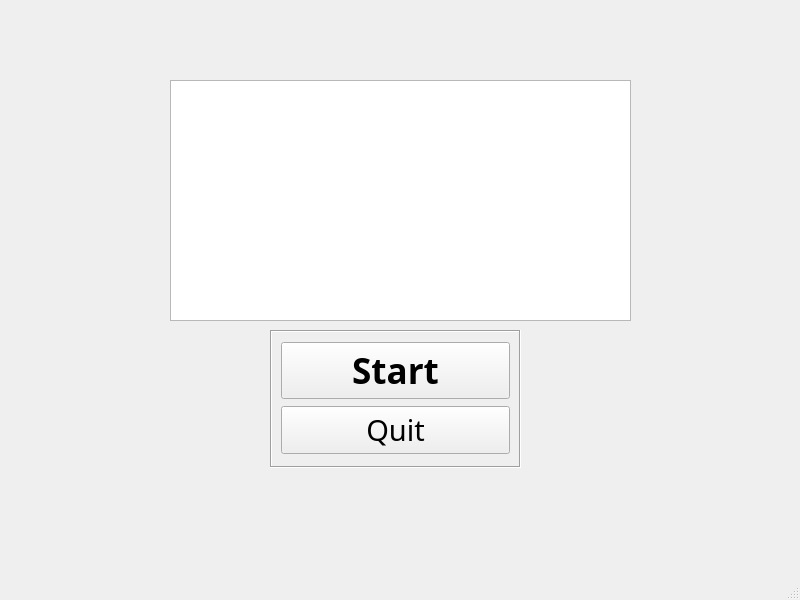
<?xml version="1.0" encoding="UTF-8"?>
<ui version="4.0">
 <class>MainWindow</class>
 <widget class="QMainWindow" name="MainWindow">
  <property name="geometry">
   <rect>
    <x>0</x>
    <y>0</y>
    <width>800</width>
    <height>600</height>
   </rect>
  </property>
  <property name="windowTitle">
   <string>MainWindow</string>
  </property>
  <widget class="QWidget" name="centralwidget">
   <widget class="QWidget" name="verticalLayoutWidget">
    <property name="geometry">
     <rect>
      <x>270</x>
      <y>330</y>
      <width>251</width>
      <height>138</height>
     </rect>
    </property>
    <layout class="QVBoxLayout" name="verticalLayout">
     <item>
      <widget class="QFrame" name="ButtonHolder">
       <property name="autoFillBackground">
        <bool>false</bool>
       </property>
       <property name="frameShape">
        <enum>QFrame::Box</enum>
       </property>
       <property name="frameShadow">
        <enum>QFrame::Sunken</enum>
       </property>
       <layout class="QVBoxLayout" name="verticalLayout_2">
        <item>
         <widget class="QPushButton" name="StartButton">
          <property name="font">
           <font>
            <family>Yu Gothic UI Semibold</family>
            <pointsize>26</pointsize>
            <weight>75</weight>
            <bold>true</bold>
           </font>
          </property>
          <property name="text">
           <string>Start</string>
          </property>
          <property name="iconSize">
           <size>
            <width>27</width>
            <height>27</height>
           </size>
          </property>
         </widget>
        </item>
        <item>
         <widget class="QPushButton" name="QuitButton">
          <property name="font">
           <font>
            <family>Yu Gothic UI Light</family>
            <pointsize>22</pointsize>
            <weight>50</weight>
            <bold>false</bold>
           </font>
          </property>
          <property name="text">
           <string>Quit</string>
          </property>
          <property name="iconSize">
           <size>
            <width>25</width>
            <height>25</height>
           </size>
          </property>
          <property name="checkable">
           <bool>false</bool>
          </property>
         </widget>
        </item>
       </layout>
      </widget>
     </item>
    </layout>
   </widget>
   <widget class="QWidget" name="ImageHolder" native="true">
    <property name="geometry">
     <rect>
      <x>170</x>
      <y>80</y>
      <width>461</width>
      <height>241</height>
     </rect>
    </property>
    <layout class="QVBoxLayout" name="verticalLayout_3">
     <item>
      <widget class="QGraphicsView" name="graphicsView"/>
     </item>
    </layout>
   </widget>
  </widget>
  <widget class="QMenuBar" name="menubar">
   <property name="geometry">
    <rect>
     <x>0</x>
     <y>0</y>
     <width>800</width>
     <height>21</height>
    </rect>
   </property>
  </widget>
  <widget class="QStatusBar" name="statusbar"/>
 </widget>
 <resources/>
 <connections/>
</ui>
